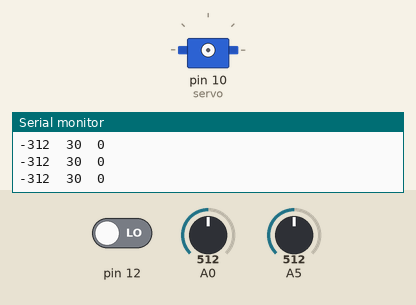
Recording of a sketch running on a simulated Arduino Uno, built with avr-gcc and run on an emulated ATmega328P. On the bench: servo, the last lines printed to the serial monitor. Wiring (inferred from the names in the program): servo: signal pin 10. Inputs (shaded band) come from the test bench; at power-on: pin 12 LOW, A5 = 512, A0 = 512. Servo pulses on a pin are drawn as a servo (544–2400 µs = 0–180°).

Above: at 1.2 s.
1.3 s: pin 12 driven HIGH
2.8 s: A5 set to 569
4.3 s: A5 set to 606
7.3 s: A0 set to 185
At 7.8 s:
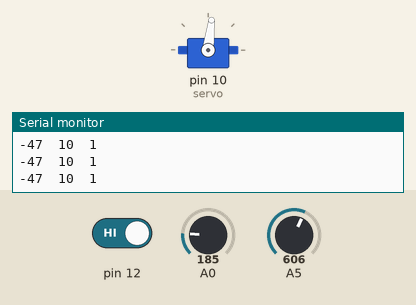
10.3 s: A0 set to 155
13.3 s: A0 set to 306
At 13.8 s:
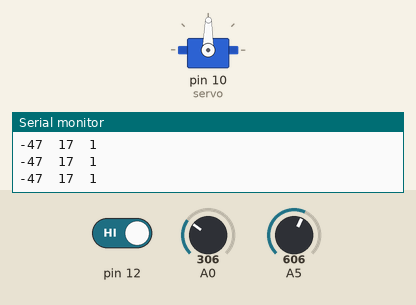
Timing chart, 0 to 16.3 s (numbered marks = the images above; inputs shaded):
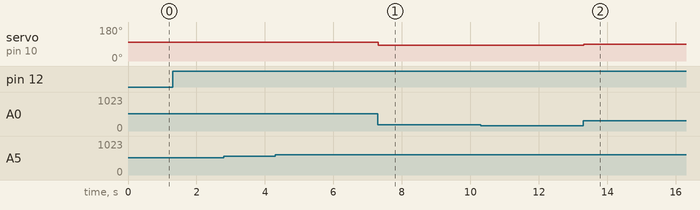

Measured:
- after the input at 7.3 s, servo on pin 10 (servo): 99° → 83° at once
- after the input at 13.3 s, servo on pin 10 (servo): 83° → 89° at once

The sketch:

DeskFan_pt2.ino
```cpp
//variables such as the period of the servo, the initial duty cycle of the servo, and the pins that are reading and sending information
int tperiod = 20000;
int dcspeed = 9;
int dc1 = 6;
int dc2 = 7;
int tcontrol = 1300;
int servo = 10;


void setup() {
  // Setting baud rate
Serial.begin(9600);

//defining dc control for the L298

pinMode(servo, OUTPUT);
pinMode(dcspeed, OUTPUT);
pinMode(dc1, OUTPUT);
pinMode(dc2, OUTPUT);
pinMode(12, INPUT);

//setting direction
digitalWrite(dc1, LOW);
digitalWrite(dc2, HIGH);
analogWrite(dcspeed, 0);

}

void loop() {


  //sets the integer for the raw signal and maps it for the pwm of the dc motor

  int raw = analogRead(0);
  float temp = ((.885*analogRead(5) + 6.92)*(9/5)+32);
  int tcontrol  = map(raw,0,1023,1300,1800);
  int switchh = digitalRead(12);
  int temppwm = map(temp, 590, 670, 0, 255);


  //maps the duty cycle of servo into an angle. 0-60 is used here for simpler calculations later in processing
  int angle = map(tcontrol,1300,1800,0,60);

  //printing values for processing to read and use
  Serial.print(temppwm);
  Serial.print("  ");
  Serial.print(angle);
  Serial.print("  ");
  Serial.println(switchh);

  //Serial.println(temp);


if(switchh == 1){
  //the actual control of the servo via manipulating the duty cycle.
  analogWrite(dcspeed, temppwm);
  digitalWrite(servo, HIGH);
  delayMicroseconds(tcontrol);
  digitalWrite(servo, LOW);
  delayMicroseconds(tperiod-tcontrol);


 delay(5);
}
if(switchh == 0){

  analogWrite(dcspeed, 0);

  delay(5);
}

}


 //again, all the code here is the same as the previous loops, just in a different direction for the oscialltion effect.
```
